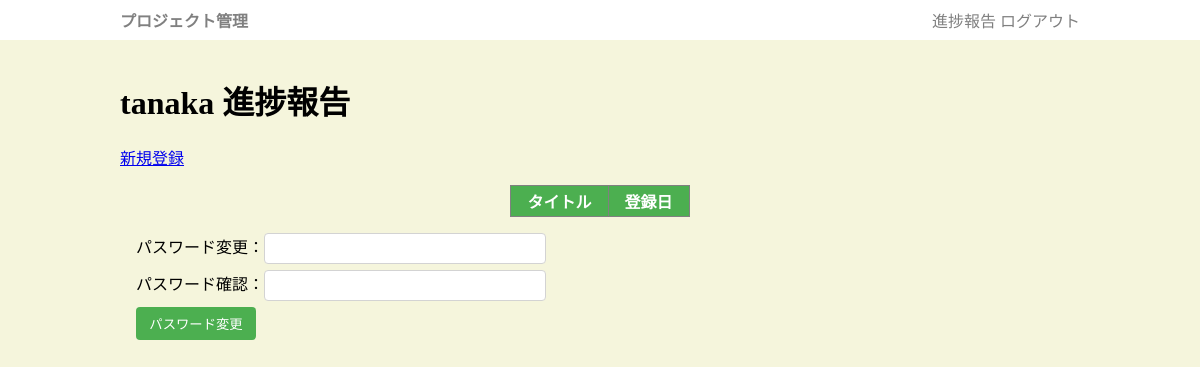
Before: /preport (signed in) with the older database file.
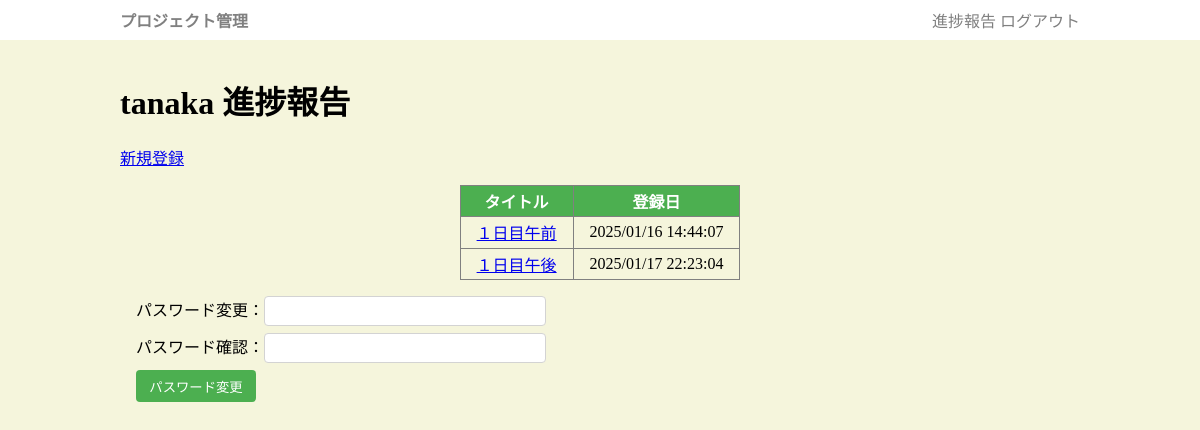
After: the same page with the newer database file.
### app.py (models this page shows, shortened)
class Preport(db.Model):
    prid = db.Column(db.Integer, primary_key=True)
    uid = db.Column(db.Integer, db.ForeignKey("user.uid"))
    rtitle = db.Column(db.String(2048))
    content = db.Column(db.String(2048))
    pr_at = db.Column(db.DateTime, default=datetime.now)
    comment = db.Column(db.String(65545))

### app.py (the view)
@app.get('/preport')
def preport():
    if "uid" not in session:
        return redirect("/login")
    if "uid" not in session:
        return redirect("/login")
    rows = Preport.query.filter(Preport.uid == session['uid']).all()
    user = User.query.get(session['uid'])
    return render_template("preport.html", rows=rows, user=user)

### templates/preport.html (shortened to what this page needs)
{% extends "base.html" %}
{% block main %}
<h1>{{user.uname}} 進捗報告</h1>
<a href="/preport_add">新規登録</a>
<table id="list">
    <tr><th>タイトル</th><th>登録日</th></tr>
    {% for r in rows %}
    <tr>
        <td class="title"><a href="/preport/{{r.prid}}">{{r.rtitle}}</a></div>
        <td class="hi">{{r.pr_at.strftime('%Y/%m/%d %H:%M:%S')}}</div>
    </tr>
    {% endfor %}
</table>
<form method="post" action="/passchange">
    パスワード変更：<input type="password" name="upass1" required><br>
    パスワード確認：<input type="password" name="upass2" required><br>
    <input type="submit" value="パスワード変更">
</form>
{% endblock %}

Changed rows visible on the page:
added Preport: rtitle "１日目午前", pr_at "2025/01/16 14:44:07"
added Preport: rtitle "１日目午後", pr_at "2025/01/17 22:23:04"
